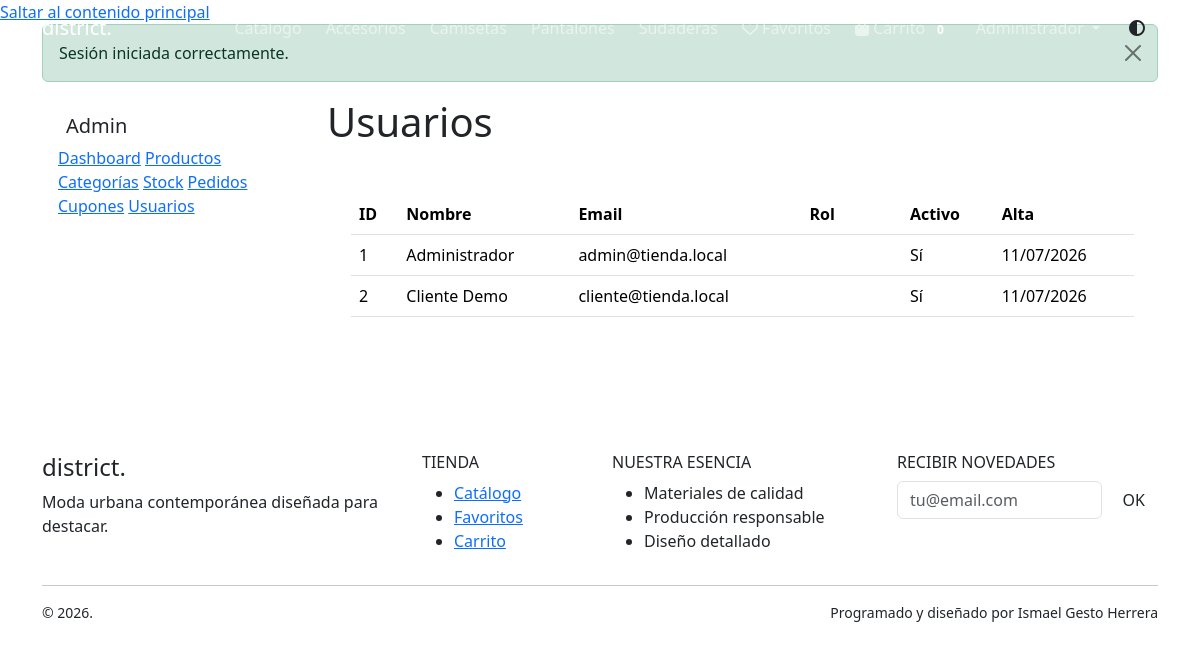
The app's page /admin/usuarios.php (signed in) with its own data.
### tables this page shows
CREATE TABLE categorias (
    id INT AUTO_INCREMENT PRIMARY KEY,
    nombre VARCHAR(100) NOT NULL UNIQUE,
    slug VARCHAR(120) NOT NULL UNIQUE,
    descripcion TEXT NULL,
    imagen VARCHAR(255) NULL,
    activa TINYINT(1) NOT NULL DEFAULT 1,
    creada_en TIMESTAMP DEFAULT CURRENT_TIMESTAMP
);

CREATE TABLE usuarios (
    id INT AUTO_INCREMENT PRIMARY KEY,
    nombre VARCHAR(100) NOT NULL,
    email VARCHAR(160) NOT NULL UNIQUE,
    password VARCHAR(255) NOT NULL,
    rol ENUM('cliente','admin') NOT NULL DEFAULT 'cliente',
    telefono VARCHAR(30) NULL,
    direccion VARCHAR(255) NULL,
    ciudad VARCHAR(100) NULL,
    provincia VARCHAR(100) NULL,
    codigo_postal VARCHAR(15) NULL,
    activo TINYINT(1) NOT NULL DEFAULT 1,
    creado_en TIMESTAMP DEFAULT CURRENT_TIMESTAMP
);

### php/config.php (called while the page is built, shortened)
<?php
function e(?string $value): string
{
    return htmlspecialchars($value ?? '', ENT_QUOTES, 'UTF-8');
}
function url(string $path = ''): string
{
    $base = rtrim(BASE_URL, '/');
    $path = ltrim($path, '/');
    if ($path === '') {
        return $base !== '' ? $base : '/';
    }
    return ($base !== '' ? $base : '') . '/' . $path;
}
function is_logged(): bool
{
    return isset($_SESSION['user']);
}
function current_user(): ?array
{
    return $_SESSION['user'] ?? null;
}
function get_flash_messages(): array
{
    $messages = $_SESSION['flash'] ?? [];
    return $messages;
}
function cart_count(): int
{
    $count = 0;
    return $count;
}

### admin/usuarios.php (the view, shortened to what this page needs)
<?php
require_once __DIR__ . '/_header.php';
$users = $pdo->query('SELECT id, nombre, email, rol, activo, creado_en FROM usuarios ORDER BY creado_en DESC')->fetchAll();
?>
<h1 class="fw-black display-6 mb-4">Usuarios</h1>
<div class="surface-card p-4">
    <table class="table align-middle">
        <thead><tr><th>ID</th><th>Nombre</th><th>Email</th><th>Rol</th><th>Activo</th><th>Alta</th></tr></thead>
        <tbody>
            <?php foreach ($users as $user): ?>
                <tr>
                    <td><?= (int) $user['id'] ?></td>
                    <td><?= e($user['nombre']) ?></td>
                    <td><?= e($user['email']) ?></td>
                    <td><span class="badge badge-soft"><?= e($user['rol']) ?></span></td>
                    <td><?= $user['activo'] ? 'Sí' : 'No' ?></td>
                    <td><?= e(date('d/m/Y', strtotime($user['creado_en']))) ?></td>
                </tr>
            <?php endforeach; ?>
        </tbody>
    </table>
</div>
<?php require_once __DIR__ . '/_footer.php'; ?>

### php/header.php (shortened to what this page needs)
<?php
require_once __DIR__ . '/config.php';
$categoriesStmt = $pdo->query('SELECT nombre, slug FROM categorias WHERE activa = 1 ORDER BY nombre');
$navCategories = $categoriesStmt->fetchAll();
$appBaseUrl = rtrim(url(), '/');
?>
<!doctype html>
<html lang="es" data-theme="dark">
<head>
    <link href="https://cdn.jsdelivr.net/npm/bootstrap@5.3.3/dist/css/bootstrap.min.css" rel="stylesheet">
    <link href="https://cdnjs.cloudflare.com/ajax/libs/font-awesome/6.5.2/css/all.min.css" rel="stylesheet">
    <link href="<?= url('css/styles.css') ?>" rel="stylesheet">
</head>
<body data-base="<?= e($appBaseUrl) ?>">
<a href="#main-content" class="skip-link">Saltar al contenido principal</a>
<nav class="navbar navbar-expand-lg navbar-dark fixed-top glass-nav" aria-label="Navegación principal">
    <div class="container">
        <a class="navbar-brand fw-black tracking" href="<?= url('index.php') ?>">
            district<span class="accent-dot">.</span>
        </a>
        <div class="collapse navbar-collapse" id="mainNavbar">
            <ul class="navbar-nav ms-auto align-items-lg-center gap-lg-2">
                <li class="nav-item">
                    <a class="nav-link" href="<?= url('catalogo.php') ?>">Catálogo</a>
                </li>
                <?php foreach ($navCategories as $cat): ?>
                    <li class="nav-item d-none d-lg-block">
                        <a class="nav-link small" href="<?= e(url('catalogo.php?categoria=' . rawurlencode($cat['slug']))) ?>">
                            <?= e($cat['nombre']) ?>
                        </a>
                    </li>
                <?php endforeach; ?>
                <li class="nav-item">
                    <a class="nav-link" href="<?= url('favoritos.php') ?>">
                        <i class="fa-regular fa-heart"></i>
                        Favoritos
                    </a>
                </li>
                <li class="nav-item">
                    <a class="nav-link position-relative" href="<?= url('carrito.php') ?>">
                        <i class="fa-solid fa-bag-shopping"></i>
                        Carrito
                        <span class="cart-count badge rounded-pill bg-accent"><?= cart_count() ?></span>
                    </a>
                </li>
                <?php if (is_logged()): ?>
                    <li class="nav-item dropdown">
                        <a class="nav-link dropdown-toggle" href="#" role="button" data-bs-toggle="dropdown">
                            <?= e(current_user()['nombre']) ?>
                        </a>
                    </li>
                <?php else: ?>
                    <li class="nav-item">
                        <a class="btn btn-outline-light btn-sm" href="<?= url('login.php') ?>">Entrar</a>
                    </li>
                <?php endif; ?>
                <li class="nav-item">
                    <button class="btn btn-icon" id="themeToggle" type="button" aria-label="Cambiar tema">
                        <i class="fa-solid fa-circle-half-stroke"></i>
                    </button>
                </li>
            </ul>
        </div>
    </div>
</nav>
<main id="main-content" class="main-space">
    <div class="container flash-container">
        <?php foreach (get_flash_messages() as $message): ?>
            <div class="alert alert-<?= e($message['type']) ?> alert-dismissible fade show" role="alert">
                <?= e($message['message']) ?>
                <button type="button" class="btn-close" data-bs-dismiss="alert" aria-label="Cerrar"></button>
            </div>
        <?php endforeach; ?>
    </div>

### records on screen
categorias: nombre "Accesorios"
categorias: nombre "Camisetas"
categorias: nombre "Pantalones"
categorias: nombre "Sudaderas"
usuarios: id "1", nombre "Administrador", email "admin@tienda.local", activo "Sí", creado_en "11/07/2026"
usuarios: id "2", nombre "Cliente Demo", email "cliente@tienda.local", activo "Sí", creado_en "11/07/2026"

### other values on screen
cart_count() "0"
current_user()['nombre'] "Administrador"
$message['message'] "Sesión iniciada correctamente."
